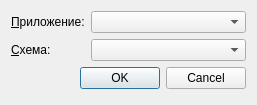
<?xml version="1.0" encoding="UTF-8"?>
<ui version="4.0">
 <class>ConfigDialog</class>
 <widget class="QDialog" name="ConfigDialog">
  <property name="geometry">
   <rect>
    <x>0</x>
    <y>0</y>
    <width>257</width>
    <height>105</height>
   </rect>
  </property>
  <property name="windowTitle">
   <string>Настройка конфигурации</string>
  </property>
  <layout class="QFormLayout" name="formLayout">
   <item row="0" column="0">
    <widget class="QLabel" name="label">
     <property name="text">
      <string>&amp;Приложение:</string>
     </property>
     <property name="buddy">
      <cstring>appComboBox</cstring>
     </property>
    </widget>
   </item>
   <item row="0" column="1">
    <layout class="QHBoxLayout" name="horizontalLayout">
     <item>
      <widget class="QComboBox" name="appComboBox"/>
     </item>
    </layout>
   </item>
   <item row="2" column="0">
    <widget class="QLabel" name="label_2">
     <property name="text">
      <string>&amp;Схема:</string>
     </property>
     <property name="buddy">
      <cstring>deploySchemaComboBox</cstring>
     </property>
    </widget>
   </item>
   <item row="2" column="1">
    <layout class="QHBoxLayout" name="horizontalLayout_2">
     <item>
      <widget class="QComboBox" name="deploySchemaComboBox"/>
     </item>
    </layout>
   </item>
   <item row="3" column="0" colspan="2">
    <widget class="QDialogButtonBox" name="buttonBox">
     <property name="orientation">
      <enum>Qt::Horizontal</enum>
     </property>
     <property name="standardButtons">
      <set>QDialogButtonBox::Cancel|QDialogButtonBox::Ok</set>
     </property>
    </widget>
   </item>
  </layout>
 </widget>
 <resources/>
 <connections>
  <connection>
   <sender>buttonBox</sender>
   <signal>accepted()</signal>
   <receiver>ConfigDialog</receiver>
   <slot>accept()</slot>
   <hints>
    <hint type="sourcelabel">
     <x>248</x>
     <y>254</y>
    </hint>
    <hint type="destinationlabel">
     <x>157</x>
     <y>274</y>
    </hint>
   </hints>
  </connection>
  <connection>
   <sender>buttonBox</sender>
   <signal>rejected()</signal>
   <receiver>ConfigDialog</receiver>
   <slot>reject()</slot>
   <hints>
    <hint type="sourcelabel">
     <x>316</x>
     <y>260</y>
    </hint>
    <hint type="destinationlabel">
     <x>286</x>
     <y>274</y>
    </hint>
   </hints>
  </connection>
 </connections>
</ui>
